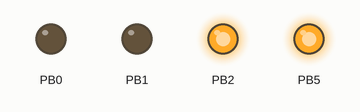
A sketch run on a simulated ATtiny85, built with avr-gcc and run on an emulated ATtiny85. On the bench: output pins drawn as LEDs (lit = HIGH).

Above: at 2.5 s.
At 12.5 s:
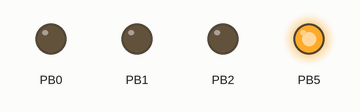
At 17.5 s:
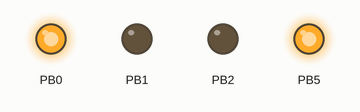
At 22.5 s:
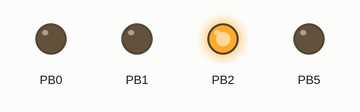
At 32.5 s:
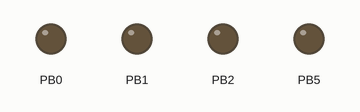
At 42.5 s:
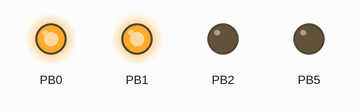
Timing chart, 0 to 45.5 s (numbered marks = the images above):
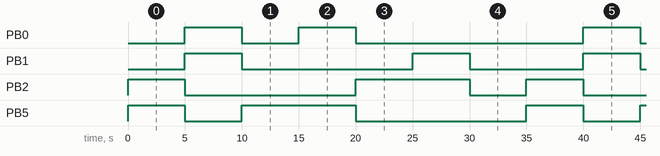

The sketch:

BasicRobot.ino
```cpp
void setup() {
  // put your setup code here, to run once:
  botInit();
}


void loop() {
  // put your main code here, to run repeatedly:
  botForward(255); //speed can be any value from 0 (stopped) to 255 (full)
  delay(5000);
  botReverse(255);
  delay(5000);
  botRight(255);
  delay(5000);
  botHardRight(255);
  delay(5000);
  botLeft(255);
  delay(5000);
  botHardLeft(255);
  delay(5000);
  botStop();
  delay(5000);
}

void botForward(int botSpeed){
 digitalWrite(2, HIGH);
 digitalWrite(5, HIGH);
 analogWrite(0, 255 - botSpeed);
 analogWrite(1, 255 - botSpeed);
}

void botReverse(int botSpeed){
 digitalWrite(2, LOW);
 digitalWrite(5, LOW);
 analogWrite(0, botSpeed);
 analogWrite(1, botSpeed);
}

void botRight(int botSpeed){
 digitalWrite(2, LOW);
 digitalWrite(5, HIGH);
 analogWrite(0, 0);
 analogWrite(1, 255 - botSpeed);
}

void botHardRight(int botSpeed){
 digitalWrite(2, LOW);
 digitalWrite(5, HIGH);
 analogWrite(0, botSpeed);
 analogWrite(1, 255 - botSpeed);
}

void botLeft(int botSpeed){
 digitalWrite(2, HIGH);
 digitalWrite(5, LOW);
 analogWrite(0, 255 - botSpeed);
 analogWrite(1, 0);
}

void botHardLeft(int botSpeed){
 digitalWrite(2, HIGH);
 digitalWrite(5, LOW);
 analogWrite(0, 255 - botSpeed);
 analogWrite(1, botSpeed);
}

void botStop(){
 digitalWrite(2,LOW);
 digitalWrite(5,LOW);
 analogWrite(0,0);
 analogWrite(1,0);
}

void botInit(){
 pinMode(0,OUTPUT);
 pinMode(1,OUTPUT);
 pinMode(2,OUTPUT);
 pinMode(5,OUTPUT);
}
```

Measured:
- by itself, PB0: repeats every 35.0 s: LOW 5.0 s, HIGH 5.0 s, LOW 20.0 s, HIGH 5.0 s
- by itself, PB1: repeats every 35.0 s: LOW 15.0 s, HIGH 5.0 s, LOW 10.0 s, HIGH 5.0 s
- by itself, PB2: repeats every 35.0 s: LOW 15.0 s, HIGH 10.0 s, LOW 5.0 s, HIGH 5.0 s
- by itself, PB5: repeats every 35.0 s: LOW 5.0 s, HIGH 10.0 s, LOW 15.0 s, HIGH 5.0 s
